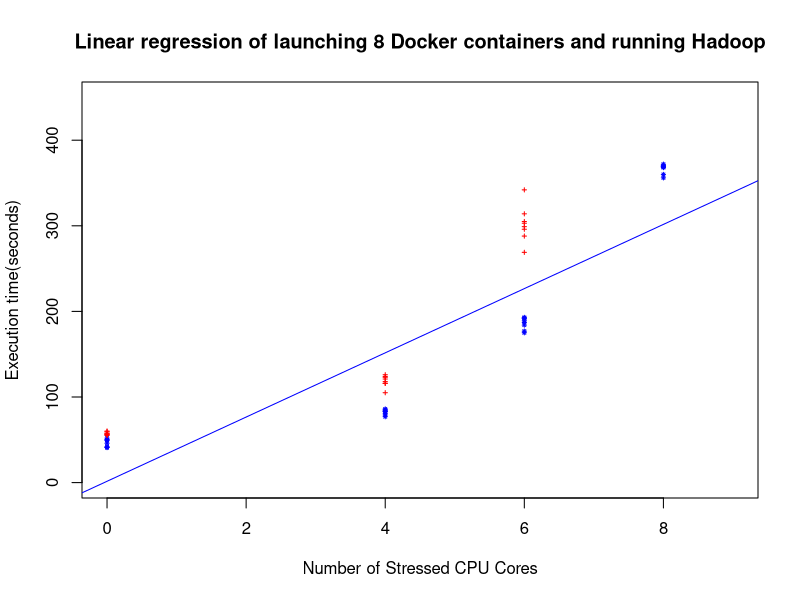

Write R code to recreate this figure. (Note: this script raises an error after producing the figure.)
#!/usr/bin/Rscript
# this is for plotting the tendency of Docker container with stressed cpu cores
old=getwd();
basedir="/home/peipei/course/CSC547/experiment_docker_hadoop/stress_docker";
setwd(basedir);

hadoop_no_stress=c(42,50,52,41,49,41,50,46);
hadoop_cpu4_stress=c(79,83,85,86,77,84,81,83);
hadoop_cpu6_stress=c(177,192,184,189,175,192,193,187);
hadoop_cpu8_stress=c(372,368,360,356,369,369,370,370);
hadoop_stress=c(hadoop_no_stress,hadoop_cpu4_stress,hadoop_cpu6_stress,hadoop_cpu8_stress);
x_hadoop=c(rep(0,each=8),rep(4,each=8),rep(6,each=8),rep(8,each=8))

job_no_stress=c(56,60,57,55,58,56,60,57);
job_cpu4_stress=c(123,126,118,105,124,116,116,121);
job_cpu6_stress=c(314,269,299,303,342,296,288,305);
job_stress=c(job_no_stress,job_cpu4_stress,job_cpu6_stress);
x_job=c(rep(0,each=8),rep(4,each=8),rep(6,each=8));

name="stress_cpu";
png(paste(getwd(),paste(name,"png",sep="."),sep="/"));
plot(x=NULL,y=NULL,mai="Linear regression of launching 8 Docker containers and running Hadoop",xlab="Number of Stressed CPU Cores",ylab="Execution time(seconds)",xlim=range(0:9),ylim=range(0:450));

points(x_hadoop,hadoop_stress,type="p",pch=8,cex=0.4,col="blue");
#reg1<-lm(hadoop_stress~x_hadoop);
reg1<-lm(hadoop_stress~x_hadoop);
abline(reg1,col="blue");

points(x_job,job_stress,type="p",pch=3,cex=0.4,col="red");
#reg2<-lm(job_stress~x_job);
reg2<-nls(job_stress~x_job);
abline(reg2,col="red");

legend("top",horiz=FALSE,legend=c("running MapReduce job Teragen inside the Docker container","launching 8 Docker containers and starting Hadoop"), pch=c(3,8), col=c("red","blue"))

dev.off();
